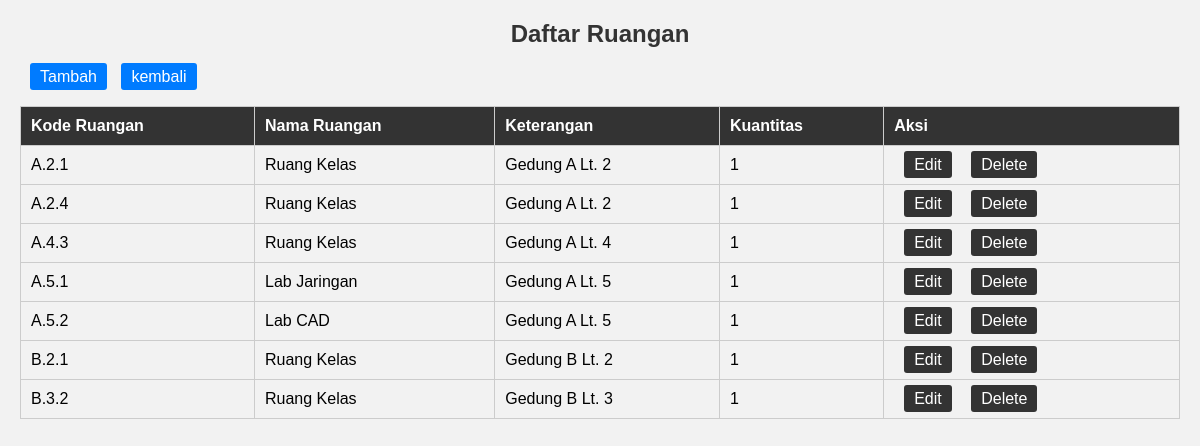
/staffak/ruangan/ru-read.php, run on the app's committed database.
### tables this page shows
CREATE TABLE `ruangan` (
  `koderu` varchar(20) NOT NULL,
  `namaru` varchar(100) NOT NULL,
  `keteranganru` text DEFAULT NULL,
  `qtyru` int(11) NOT NULL
);

### staffak/ruangan/ru-read.php (the view, shortened to what this page needs)
<!DOCTYPE html>
<html>
<head>
</head>
<body>
    <h2>Daftar Ruangan</h2>
    <a href="ru-create.php">Tambah</a>
    <a href="../homead.php">kembali</a>
    <table>
        <tr>
            <th>Kode Ruangan</th>
            <th>Nama Ruangan</th>
            <th>Keterangan</th>
            <th>Kuantitas</th>
            <th>Aksi</th>
        </tr>
        <?php
        include './koneksi.php';
        $sql = "SELECT * FROM ruangan";
        $result = $conn->query($sql);
        if ($result && $result->num_rows > 0) {
            while($row = $result->fetch_assoc()) {
                echo "<tr>
                        <td>" . $row["koderu"]. "</td>
                        <td>" . $row["namaru"]. "</td>
                        <td>" . $row["keteranganru"]. "</td>
                        <td>" . $row["qtyru"]. "</td>
                        <td>
                            <a class='edit' href='ru-update.php?koderu=".$row["koderu"]."'>Edit</a>
                            <a class='hapus' href='ru-delete.php?koderu=".$row["koderu"]."' onclick='return confirm(\"Yakin ingin menghapus?\")'>Delete</a>
                        </td>
                      </tr>";
            }
        } else {
            echo "<tr><td colspan='5'>No records found</td></tr>";
        }
        ?>
    </table>
</body>
</html>

### staffak/ruangan/ru-read.php (style rules this page uses)
body { font-family: Arial, sans-serif; background-color: #f2f2f2; margin: 20px; }
h2 { text-align: center; color: #333; }
a { text-decoration: none; padding: 5px 10px; background-color: #007bff; color: #fff; border-radius: 3px; margin-left: 10px; }
table { width: 100%; border-collapse: collapse; margin-top: 20px; }
table th, table td { padding: 10px; border: 1px solid #ccc; text-align: left; }
table th { background-color: #333; color: #fff; }
table tr:nth-child(even) { background-color: #f2f2f2; }
.edit, .hapus { padding: 5px 10px; background-color: #333; color: #fff; text-decoration: none; border-radius: 3px; margin-right: 5px; }

### data on the page
ruangan: koderu "A.2.1", namaru "Ruang Kelas", keteranganru "Gedung A Lt. 2", qtyru "1"
ruangan: koderu "A.2.4", namaru "Ruang Kelas", keteranganru "Gedung A Lt. 2", qtyru "1"
ruangan: koderu "A.4.3", namaru "Ruang Kelas", keteranganru "Gedung A Lt. 4", qtyru "1"
ruangan: koderu "A.5.1", namaru "Lab Jaringan", keteranganru "Gedung A Lt. 5", qtyru "1"
ruangan: koderu "A.5.2", namaru "Lab CAD", keteranganru "Gedung A Lt. 5", qtyru "1"
ruangan: koderu "B.2.1", namaru "Ruang Kelas", keteranganru "Gedung B Lt. 2", qtyru "1"
ruangan: koderu "B.3.2", namaru "Ruang Kelas", keteranganru "Gedung B Lt. 3", qtyru "1"
